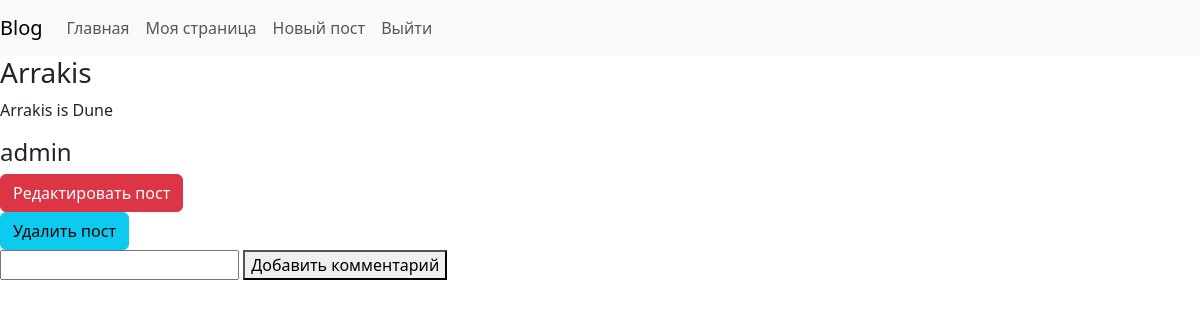
The app's page /1 (signed in), older data.
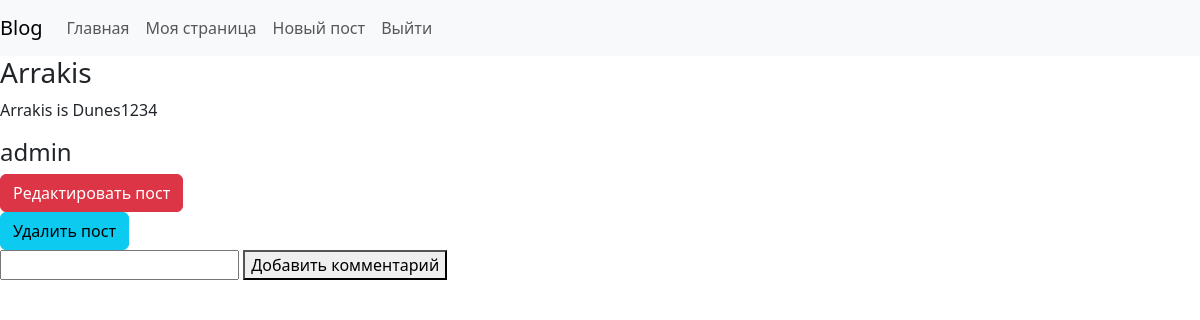
The same page, newer data.
### posts/models.py (models this page shows, shortened)
class Post (models.Model):
    author = models.ForeignKey('users.User', on_delete=models.CASCADE)
    title = models.CharField (max_length=250)
    body = models.TextField ()
    class Meta:
        verbose_name = 'Пост'
        verbose_name_plural = 'Посты'

### users/models.py (models this page shows)
class User(AbstractUser):
    age = models.PositiveIntegerField('Возраст', default=0)
    def __str__(self) -> str:
        return self.username
    class Meta:
        verbose_name = 'Пользователь'
        verbose_name_plural = 'Пользователи'

### posts/views.py (the view)
# urls.py: path('<int:pk>', PostDetailView.as_view(), name='post_detail'),
class PostDetailView (DetailView):
    model = Post
    template_name ='posts/post_detail.html'
    context_object_name = 'post'

### templates/posts/post_detail.html
{% extends 'base.html' %}
{% block content %}
<h3>{{ post.title }}</h3>
<p>{{ post.body }}</p>
<h4>{{ post.author }}</h4>
{% if user.is_authenticated%}
    <a href="{% url 'post_update' post.pk %}" class="btn btn-danger">Редактировать пост</a>
    <br>
    <a href="{% url 'post_delete' post.pk %}" class="btn btn-info">Удалить пост</a>
{% endif %}
{% if user.is_authenticated %}
<form action="add_comment" method="post">
    <input type="text" name="message">
    <button>Добавить комментарий</button>
</form>
{% endif %}
{% endblock %}

Row changes from the older to the newer data that the page shows:
changed Post "Arrakis": body "Arrakis is Dune" → "Arrakis is Dunes1234"
